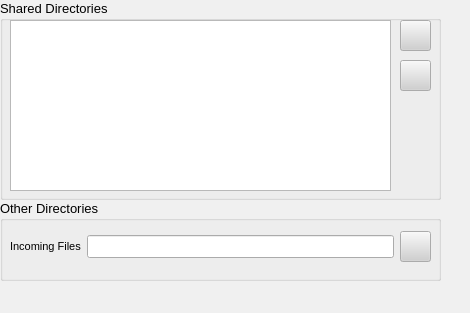
<ui version="4.0" >
 <class>DirectoriesDialog</class>
 <widget class="QWidget" name="DirectoriesDialog" >
  <property name="geometry" >
   <rect>
    <x>0</x>
    <y>0</y>
    <width>470</width>
    <height>313</height>
   </rect>
  </property>
  <property name="sizePolicy" >
   <sizepolicy>
    <hsizetype>7</hsizetype>
    <vsizetype>7</vsizetype>
    <horstretch>0</horstretch>
    <verstretch>0</verstretch>
   </sizepolicy>
  </property>
  <property name="palette" >
   <palette>
    <active>
     <colorrole role="WindowText" >
      <brush brushstyle="SolidPattern" >
       <color alpha="255" >
        <red>0</red>
        <green>0</green>
        <blue>0</blue>
       </color>
      </brush>
     </colorrole>
     <colorrole role="Button" >
      <brush brushstyle="SolidPattern" >
       <color alpha="255" >
        <red>208</red>
        <green>208</green>
        <blue>208</blue>
       </color>
      </brush>
     </colorrole>
     <colorrole role="Light" >
      <brush brushstyle="SolidPattern" >
       <color alpha="255" >
        <red>255</red>
        <green>255</green>
        <blue>255</blue>
       </color>
      </brush>
     </colorrole>
     <colorrole role="Midlight" >
      <brush brushstyle="SolidPattern" >
       <color alpha="255" >
        <red>247</red>
        <green>247</green>
        <blue>247</blue>
       </color>
      </brush>
     </colorrole>
     <colorrole role="Dark" >
      <brush brushstyle="SolidPattern" >
       <color alpha="255" >
        <red>104</red>
        <green>104</green>
        <blue>104</blue>
       </color>
      </brush>
     </colorrole>
     <colorrole role="Mid" >
      <brush brushstyle="SolidPattern" >
       <color alpha="255" >
        <red>139</red>
        <green>139</green>
        <blue>139</blue>
       </color>
      </brush>
     </colorrole>
     <colorrole role="Text" >
      <brush brushstyle="SolidPattern" >
       <color alpha="255" >
        <red>0</red>
        <green>0</green>
        <blue>0</blue>
       </color>
      </brush>
     </colorrole>
     <colorrole role="BrightText" >
      <brush brushstyle="SolidPattern" >
       <color alpha="255" >
        <red>255</red>
        <green>255</green>
        <blue>255</blue>
       </color>
      </brush>
     </colorrole>
     <colorrole role="ButtonText" >
      <brush brushstyle="SolidPattern" >
       <color alpha="255" >
        <red>0</red>
        <green>0</green>
        <blue>0</blue>
       </color>
      </brush>
     </colorrole>
     <colorrole role="Base" >
      <brush brushstyle="SolidPattern" >
       <color alpha="255" >
        <red>255</red>
        <green>255</green>
        <blue>255</blue>
       </color>
      </brush>
     </colorrole>
     <colorrole role="Window" >
      <brush brushstyle="SolidPattern" >
       <color alpha="255" >
        <red>240</red>
        <green>240</green>
        <blue>240</blue>
       </color>
      </brush>
     </colorrole>
     <colorrole role="Shadow" >
      <brush brushstyle="SolidPattern" >
       <color alpha="255" >
        <red>0</red>
        <green>0</green>
        <blue>0</blue>
       </color>
      </brush>
     </colorrole>
     <colorrole role="Highlight" >
      <brush brushstyle="SolidPattern" >
       <color alpha="255" >
        <red>0</red>
        <green>0</green>
        <blue>128</blue>
       </color>
      </brush>
     </colorrole>
     <colorrole role="HighlightedText" >
      <brush brushstyle="SolidPattern" >
       <color alpha="255" >
        <red>255</red>
        <green>255</green>
        <blue>255</blue>
       </color>
      </brush>
     </colorrole>
     <colorrole role="Link" >
      <brush brushstyle="SolidPattern" >
       <color alpha="255" >
        <red>0</red>
        <green>0</green>
        <blue>255</blue>
       </color>
      </brush>
     </colorrole>
     <colorrole role="LinkVisited" >
      <brush brushstyle="SolidPattern" >
       <color alpha="255" >
        <red>255</red>
        <green>0</green>
        <blue>255</blue>
       </color>
      </brush>
     </colorrole>
     <colorrole role="AlternateBase" >
      <brush brushstyle="SolidPattern" >
       <color alpha="255" >
        <red>231</red>
        <green>231</green>
        <blue>231</blue>
       </color>
      </brush>
     </colorrole>
    </active>
    <inactive>
     <colorrole role="WindowText" >
      <brush brushstyle="SolidPattern" >
       <color alpha="255" >
        <red>0</red>
        <green>0</green>
        <blue>0</blue>
       </color>
      </brush>
     </colorrole>
     <colorrole role="Button" >
      <brush brushstyle="SolidPattern" >
       <color alpha="255" >
        <red>208</red>
        <green>208</green>
        <blue>208</blue>
       </color>
      </brush>
     </colorrole>
     <colorrole role="Light" >
      <brush brushstyle="SolidPattern" >
       <color alpha="255" >
        <red>255</red>
        <green>255</green>
        <blue>255</blue>
       </color>
      </brush>
     </colorrole>
     <colorrole role="Midlight" >
      <brush brushstyle="SolidPattern" >
       <color alpha="255" >
        <red>247</red>
        <green>247</green>
        <blue>247</blue>
       </color>
      </brush>
     </colorrole>
     <colorrole role="Dark" >
      <brush brushstyle="SolidPattern" >
       <color alpha="255" >
        <red>104</red>
        <green>104</green>
        <blue>104</blue>
       </color>
      </brush>
     </colorrole>
     <colorrole role="Mid" >
      <brush brushstyle="SolidPattern" >
       <color alpha="255" >
        <red>139</red>
        <green>139</green>
        <blue>139</blue>
       </color>
      </brush>
     </colorrole>
     <colorrole role="Text" >
      <brush brushstyle="SolidPattern" >
       <color alpha="255" >
        <red>0</red>
        <green>0</green>
        <blue>0</blue>
       </color>
      </brush>
     </colorrole>
     <colorrole role="BrightText" >
      <brush brushstyle="SolidPattern" >
       <color alpha="255" >
        <red>255</red>
        <green>255</green>
        <blue>255</blue>
       </color>
      </brush>
     </colorrole>
     <colorrole role="ButtonText" >
      <brush brushstyle="SolidPattern" >
       <color alpha="255" >
        <red>0</red>
        <green>0</green>
        <blue>0</blue>
       </color>
      </brush>
     </colorrole>
     <colorrole role="Base" >
      <brush brushstyle="SolidPattern" >
       <color alpha="255" >
        <red>255</red>
        <green>255</green>
        <blue>255</blue>
       </color>
      </brush>
     </colorrole>
     <colorrole role="Window" >
      <brush brushstyle="SolidPattern" >
       <color alpha="255" >
        <red>240</red>
        <green>240</green>
        <blue>240</blue>
       </color>
      </brush>
     </colorrole>
     <colorrole role="Shadow" >
      <brush brushstyle="SolidPattern" >
       <color alpha="255" >
        <red>0</red>
        <green>0</green>
        <blue>0</blue>
       </color>
      </brush>
     </colorrole>
     <colorrole role="Highlight" >
      <brush brushstyle="SolidPattern" >
       <color alpha="255" >
        <red>192</red>
        <green>192</green>
        <blue>192</blue>
       </color>
      </brush>
     </colorrole>
     <colorrole role="HighlightedText" >
      <brush brushstyle="SolidPattern" >
       <color alpha="255" >
        <red>0</red>
        <green>0</green>
        <blue>0</blue>
       </color>
      </brush>
     </colorrole>
     <colorrole role="Link" >
      <brush brushstyle="SolidPattern" >
       <color alpha="255" >
        <red>0</red>
        <green>0</green>
        <blue>255</blue>
       </color>
      </brush>
     </colorrole>
     <colorrole role="LinkVisited" >
      <brush brushstyle="SolidPattern" >
       <color alpha="255" >
        <red>255</red>
        <green>0</green>
        <blue>255</blue>
       </color>
      </brush>
     </colorrole>
     <colorrole role="AlternateBase" >
      <brush brushstyle="SolidPattern" >
       <color alpha="255" >
        <red>231</red>
        <green>231</green>
        <blue>231</blue>
       </color>
      </brush>
     </colorrole>
    </inactive>
    <disabled>
     <colorrole role="WindowText" >
      <brush brushstyle="SolidPattern" >
       <color alpha="255" >
        <red>104</red>
        <green>104</green>
        <blue>104</blue>
       </color>
      </brush>
     </colorrole>
     <colorrole role="Button" >
      <brush brushstyle="SolidPattern" >
       <color alpha="255" >
        <red>208</red>
        <green>208</green>
        <blue>208</blue>
       </color>
      </brush>
     </colorrole>
     <colorrole role="Light" >
      <brush brushstyle="SolidPattern" >
       <color alpha="255" >
        <red>255</red>
        <green>255</green>
        <blue>255</blue>
       </color>
      </brush>
     </colorrole>
     <colorrole role="Midlight" >
      <brush brushstyle="SolidPattern" >
       <color alpha="255" >
        <red>247</red>
        <green>247</green>
        <blue>247</blue>
       </color>
      </brush>
     </colorrole>
     <colorrole role="Dark" >
      <brush brushstyle="SolidPattern" >
       <color alpha="255" >
        <red>104</red>
        <green>104</green>
        <blue>104</blue>
       </color>
      </brush>
     </colorrole>
     <colorrole role="Mid" >
      <brush brushstyle="SolidPattern" >
       <color alpha="255" >
        <red>139</red>
        <green>139</green>
        <blue>139</blue>
       </color>
      </brush>
     </colorrole>
     <colorrole role="Text" >
      <brush brushstyle="SolidPattern" >
       <color alpha="255" >
        <red>104</red>
        <green>104</green>
        <blue>104</blue>
       </color>
      </brush>
     </colorrole>
     <colorrole role="BrightText" >
      <brush brushstyle="SolidPattern" >
       <color alpha="255" >
        <red>255</red>
        <green>255</green>
        <blue>255</blue>
       </color>
      </brush>
     </colorrole>
     <colorrole role="ButtonText" >
      <brush brushstyle="SolidPattern" >
       <color alpha="255" >
        <red>104</red>
        <green>104</green>
        <blue>104</blue>
       </color>
      </brush>
     </colorrole>
     <colorrole role="Base" >
      <brush brushstyle="SolidPattern" >
       <color alpha="255" >
        <red>240</red>
        <green>240</green>
        <blue>240</blue>
       </color>
      </brush>
     </colorrole>
     <colorrole role="Window" >
      <brush brushstyle="SolidPattern" >
       <color alpha="255" >
        <red>240</red>
        <green>240</green>
        <blue>240</blue>
       </color>
      </brush>
     </colorrole>
     <colorrole role="Shadow" >
      <brush brushstyle="SolidPattern" >
       <color alpha="255" >
        <red>0</red>
        <green>0</green>
        <blue>0</blue>
       </color>
      </brush>
     </colorrole>
     <colorrole role="Highlight" >
      <brush brushstyle="SolidPattern" >
       <color alpha="255" >
        <red>0</red>
        <green>0</green>
        <blue>128</blue>
       </color>
      </brush>
     </colorrole>
     <colorrole role="HighlightedText" >
      <brush brushstyle="SolidPattern" >
       <color alpha="255" >
        <red>255</red>
        <green>255</green>
        <blue>255</blue>
       </color>
      </brush>
     </colorrole>
     <colorrole role="Link" >
      <brush brushstyle="SolidPattern" >
       <color alpha="255" >
        <red>0</red>
        <green>0</green>
        <blue>255</blue>
       </color>
      </brush>
     </colorrole>
     <colorrole role="LinkVisited" >
      <brush brushstyle="SolidPattern" >
       <color alpha="255" >
        <red>255</red>
        <green>0</green>
        <blue>255</blue>
       </color>
      </brush>
     </colorrole>
     <colorrole role="AlternateBase" >
      <brush brushstyle="SolidPattern" >
       <color alpha="255" >
        <red>231</red>
        <green>231</green>
        <blue>231</blue>
       </color>
      </brush>
     </colorrole>
    </disabled>
   </palette>
  </property>
  <property name="font" >
   <font>
    <family>Arial</family>
    <pointsize>10</pointsize>
    <weight>50</weight>
    <italic>false</italic>
    <bold>false</bold>
    <underline>false</underline>
    <strikeout>false</strikeout>
   </font>
  </property>
  <property name="mouseTracking" >
   <bool>true</bool>
  </property>
  <property name="contextMenuPolicy" >
   <enum>Qt::NoContextMenu</enum>
  </property>
  <widget class="QGroupBox" name="groupBox_2" >
   <property name="geometry" >
    <rect>
     <x>0</x>
     <y>200</y>
     <width>441</width>
     <height>81</height>
    </rect>
   </property>
   <property name="title" >
    <string>Other Directories</string>
   </property>
   <widget class="QWidget" name="layoutWidget" >
    <property name="geometry" >
     <rect>
      <x>10</x>
      <y>30</y>
      <width>421</width>
      <height>34</height>
     </rect>
    </property>
    <layout class="QGridLayout" >
     <property name="margin" >
      <number>0</number>
     </property>
     <property name="spacing" >
      <number>6</number>
     </property>
     <item row="0" column="1" >
      <widget class="QLineEdit" name="incomingDir" >
       <property name="readOnly" >
        <bool>true</bool>
       </property>
      </widget>
     </item>
     <item row="0" column="0" >
      <widget class="QLabel" name="label_4" >
       <property name="text" >
        <string>&lt;html>&lt;head>&lt;meta name="qrichtext" content="1" />&lt;/head>&lt;body style=" white-space: pre-wrap; font-family:Arial; font-size:10pt; font-weight:400; font-style:normal; text-decoration:none;">&lt;p style=" margin-top:0px; margin-bottom:0px; margin-left:0px; margin-right:0px; -qt-block-indent:0; text-indent:0px;">&lt;span style=" font-size:8pt;">Incoming Files&lt;/span>&lt;/p>&lt;/body>&lt;/html></string>
       </property>
      </widget>
     </item>
     <item row="0" column="2" >
      <widget class="QPushButton" name="incomingButton" >
       <property name="minimumSize" >
        <size>
         <width>31</width>
         <height>31</height>
        </size>
       </property>
       <property name="maximumSize" >
        <size>
         <width>31</width>
         <height>31</height>
        </size>
       </property>
       <property name="text" >
        <string/>
       </property>
       <property name="icon" >
        <iconset resource="../images.qrc" >:/images/directoryselect_24x24_shadow.png</iconset>
       </property>
       <property name="iconSize" >
        <size>
         <width>24</width>
         <height>24</height>
        </size>
       </property>
      </widget>
     </item>
    </layout>
   </widget>
  </widget>
  <widget class="QGroupBox" name="groupBox" >
   <property name="geometry" >
    <rect>
     <x>0</x>
     <y>0</y>
     <width>441</width>
     <height>200</height>
    </rect>
   </property>
   <property name="title" >
    <string>Shared Directories</string>
   </property>
   <widget class="QPushButton" name="addButton" >
    <property name="geometry" >
     <rect>
      <x>400</x>
      <y>20</y>
      <width>31</width>
      <height>31</height>
     </rect>
    </property>
    <property name="text" >
     <string/>
    </property>
    <property name="icon" >
     <iconset resource="../images.qrc" >:/images/directoryadd_24x24_shadow.png</iconset>
    </property>
    <property name="iconSize" >
     <size>
      <width>24</width>
      <height>24</height>
     </size>
    </property>
   </widget>
   <widget class="QListWidget" name="dirList" >
    <property name="geometry" >
     <rect>
      <x>10</x>
      <y>20</y>
      <width>381</width>
      <height>171</height>
     </rect>
    </property>
   </widget>
   <widget class="QPushButton" name="removeButton" >
    <property name="geometry" >
     <rect>
      <x>400</x>
      <y>60</y>
      <width>31</width>
      <height>31</height>
     </rect>
    </property>
    <property name="text" >
     <string/>
    </property>
    <property name="icon" >
     <iconset resource="../images.qrc" >:/images/directoryremove_24x24_shadow.png</iconset>
    </property>
    <property name="iconSize" >
     <size>
      <width>24</width>
      <height>24</height>
     </size>
    </property>
   </widget>
  </widget>
 </widget>
 <resources>
  <include location="../images.qrc" />
 </resources>
 <connections/>
</ui>
